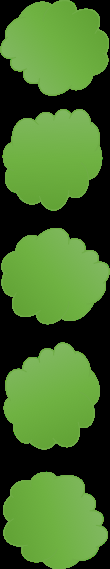
#> input picture legacy/assets/tree_row2.png, 110 x 569 px
$ python convert_img.py
#> lines starting #> are read from the running program, lines starting #| are printed output that depends on the picture
import numpy as np
import cv2

# [8 lines of commented-out code are left out]
img = cv2.imread('tree_row2.png', -1)
#> img is the input picture: shape (569, 110, 4); mean B, G, R, A 43.1, 107.7, 68.7, 152.2
print(img.shape)
#| (569, 110, 4)
resized_image = cv2.resize(img, (30, 220))
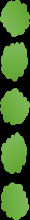
#> resized_image: shape (220, 30, 4); mean B, G, R, A 43, 107.5, 68.5, 152.2
print(resized_image.shape)
#| (220, 30, 4)
cv2.imwrite('game_tree_row2.png', resized_image)
